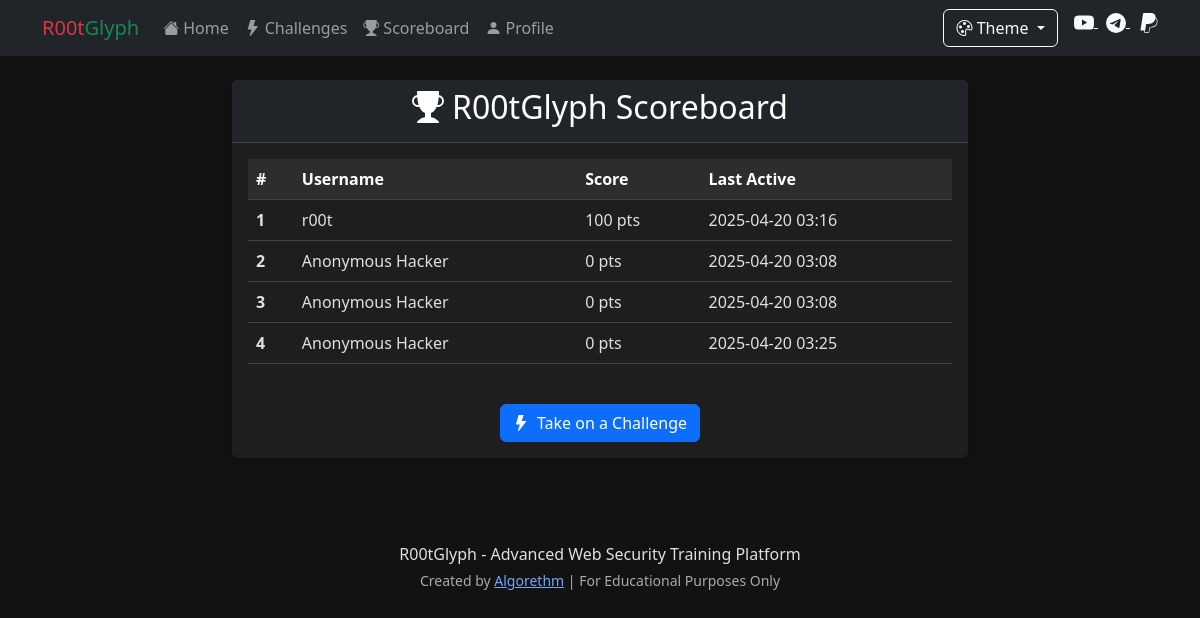
/scoreboard, run on an earlier commit of the app's database.
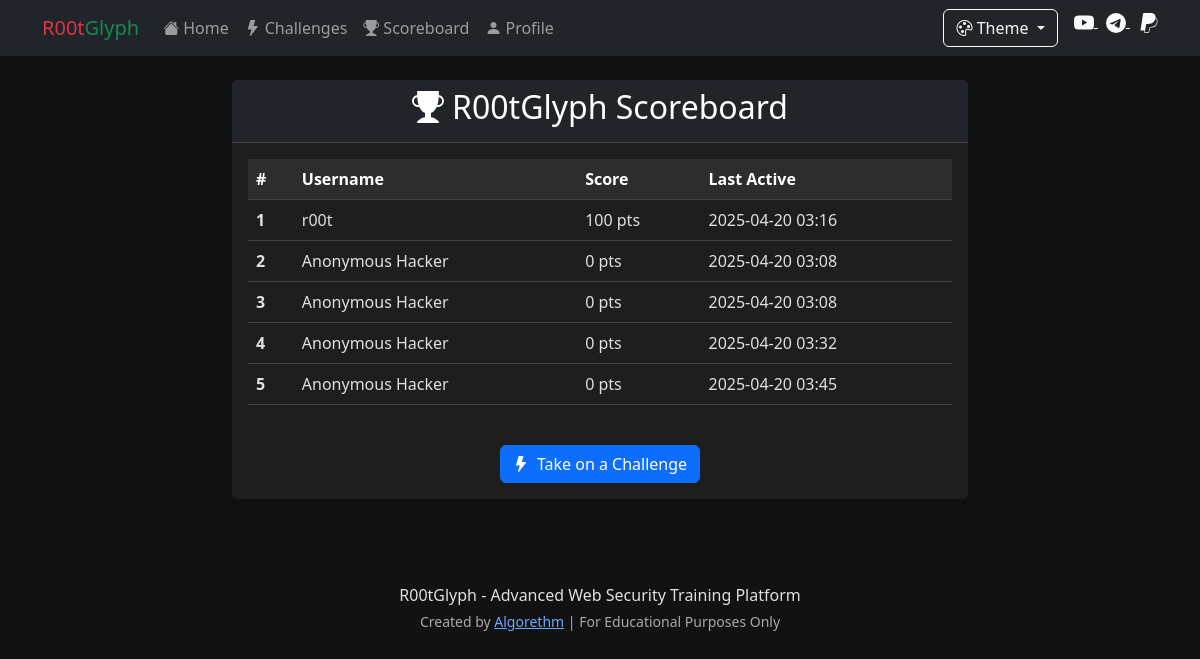
And on a later commit of the database.
### app.py (models this page shows)
class LocalUser(db.Model):
    id = db.Column(db.Integer, primary_key=True)
    username = db.Column(db.String(50), nullable=False, default='Hacker')
    display_name = db.Column(db.String(50), nullable=False, default='Anonymous Hacker')
    machine_id = db.Column(db.String(64), unique=True, nullable=False)
    score = db.Column(db.Integer, default=0)
    completed_challenges = db.Column(db.Text, default='[]')  # JSON string of completed challenge IDs
    created_at = db.Column(db.DateTime, default=datetime.utcnow)
    last_active = db.Column(db.DateTime, default=datetime.utcnow)

### app.py (the view)
@app.route('/scoreboard')
def scoreboard():
    top_users = LocalUser.query.order_by(LocalUser.score.desc()).limit(20).all()
    return render_template('scoreboard.html', users=top_users)

### templates/scoreboard.html (shortened to what this page needs)
{% extends 'base.html' %}
{% block content %}
<div class="row">
    <div class="col-md-8 offset-md-2">
        <div class="card">
            <div class="card-header bg-dark text-white">
                <h2 class="text-center"><i class="bi bi-trophy-fill me-2"></i>R00tGlyph Scoreboard</h2>
            </div>
            <div class="card-body">
                {% if users %}
                <div class="table-responsive">
                    <table class="table table-hover">
                        <thead class="table-dark">
                            <tr>
                                <th scope="col">#</th>
                                <th scope="col">Username</th>
                                <th scope="col">Score</th>
                                <th scope="col">Last Active</th>
                            </tr>
                        </thead>
                        <tbody>
                            {% for user in users %}
                            <tr {% if session.get('machine_id') == user.machine_id %}class="table-success"{% endif %}>
                                <th scope="row">{{ loop.index }}</th>
                                <td>{{ user.display_name }}</td>
                                <td>{{ user.score }} pts</td>
                                <td>{{ user.last_active.strftime('%Y-%m-%d %H:%M') }}</td>
                            </tr>
                            {% endfor %}
                        </tbody>
                    </table>
                </div>
                {% else %}
                <div class="alert alert-info">
                    <i class="bi bi-info-circle-fill me-2"></i>
                    No scores yet! Be the first to complete a challenge and earn points.
                </div>
                {% endif %}
                <div class="text-center mt-4">
                    <a href="{{ url_for('vulnerabilities') }}" class="btn btn-primary">
                        <i class="bi bi-lightning-fill me-2"></i>Take on a Challenge
                    </a>
                </div>
            </div>
        </div>
    </div>
</div>
{% endblock %}

### templates/base.html (shortened to what this page needs)
<!DOCTYPE html>
<html lang="en" data-bs-theme="{{ session.get('theme', 'dark') }}">
<head>
    <link rel="stylesheet" href="https://cdn.jsdelivr.net/npm/bootstrap@5.3.0/dist/css/bootstrap.min.css">
    <link rel="stylesheet" href="https://cdn.jsdelivr.net/npm/bootstrap-icons@1.11.1/font/bootstrap-icons.css">
    <link rel="stylesheet" href="{{ url_for('static', filename='css/style.css') }}">
</head>
<body>
    <nav class="navbar navbar-expand-lg navbar-dark bg-dark">
        <div class="container">
            <a class="navbar-brand" href="{{ url_for('index') }}"><span class="text-danger">R00t</span><span class="text-success">Glyph</span></a>
            <div class="collapse navbar-collapse" id="navbarNav">
                <ul class="navbar-nav me-auto">
                    <li class="nav-item">
                        <a class="nav-link" href="{{ url_for('index') }}"><i class="bi bi-house-fill me-1"></i>Home</a>
                    </li>
                    <li class="nav-item">
                        <a class="nav-link" href="{{ url_for('vulnerabilities') }}"><i class="bi bi-lightning-fill me-1"></i>Challenges</a>
                    </li>
                    <li class="nav-item">
                        <a class="nav-link" href="{{ url_for('scoreboard') }}"><i class="bi bi-trophy-fill me-1"></i>Scoreboard</a>
                    </li>
                    <li class="nav-item">
                        <a class="nav-link" href="{{ url_for('profile') }}"><i class="bi bi-person-fill me-1"></i>Profile</a>
                    </li>
                </ul>
                <div class="d-flex">
                    <div class="dropdown me-3">
                        <button class="btn btn-outline-light dropdown-toggle" type="button" id="themeDropdown" data-bs-toggle="dropdown" aria-expanded="false">
                            <i class="bi bi-palette"></i> Theme
                        </button>
                    </div>
                    <div class="social-icons">
                        <a href="https://youtube.com/@algorethm_" target="_blank" class="text-light me-2" title="YouTube">
                        </a>
                        <a href="https://t.me/hackerpwd1" target="_blank" class="text-light me-2" title="Telegram">
                        </a>
                        <a href="https://www.paypal.com/donate/?hosted_button_id=Z9HENP8G6PTD6" target="_blank" class="text-light" title="PayPal Donation">
                        </a>
                    </div>
                </div>
            </div>
        </div>
    </nav>
    <div class="container mt-4">
        {% block content %}{% endblock %}
    </div>
    <footer class="mt-5 py-3 text-center">
        <div class="container">
            <p class="mb-1">R00tGlyph - Advanced Web Security Training Platform</p>
            <p class="small text-muted">Created by <a href="https://youtube.com/@algorethm_" target="_blank">Algorethm</a> | For Educational Purposes Only</p>
        </div>
    </footer>
</body>
</html>

### static/css/style.css (style rules this page uses)
body { font-family: 'Segoe UI', Tahoma, Geneva, Verdana, sans-serif; }
.card { box-shadow: 0 4px 6px rgba(0, 0, 0, 0.1); margin-bottom: 20px; border: none; }
.card-header { font-weight: bold; }
footer { margin-top: 50px; }
.social-icons a { transition: all 0.3s ease; }
[data-bs-theme="dark"] { --bs-body-bg: #121212; --bs-body-color: #e0e0e0; --bs-primary-rgb: 13, 110, 253; --bs-secondary-rgb: 108, 117, 125; --bs-success-rgb: 25, 135, 84; --bs-info-rgb: 13, 202, 240; --bs-warning-rgb: 255, 193, 7; --bs-danger-rgb: 220, 53, 69; --bs-light-rgb: 248, 249, 250; --bs-dark-rgb: 33, 37, 41; }
[data-bs-theme="dark"] .card { background-color: #1e1e1e; border-color: #333; }
[data-bs-theme="dark"] .text-muted { color: #aaaaaa !important; }
[data-bs-theme="dark"] .table { --bs-table-color: #e0e0e0; --bs-table-bg: #1e1e1e; --bs-table-border-color: #444; }
[data-bs-theme="dark"] .table-dark { --bs-table-bg: #2d2d2d; --bs-table-border-color: #444; }

What changed in the data, as far as the page shows it:
changed LocalUser (number 4 of 5 on the later page): last_active "2025-04-20 03:25" → "2025-04-20 03:32"
added LocalUser: display_name "Anonymous Hacker", score "0", last_active "2025-04-20 03:45"
